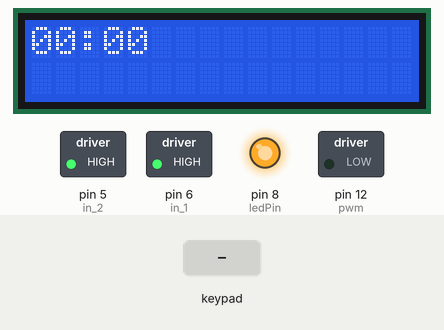
Bench run of a sketch on a simulated Arduino Mega 2560, built with avr-gcc and run on an emulated ATmega2560. Shown: 16×2 character LCD, switched loads named in the sketch (green lamp = pin HIGH), output pins drawn as LEDs (lit = HIGH). Inputs (shaded band) come from the test bench.

Above: at 1.2 s.
1.3 s: key '*' pressed
At 2.5 s:
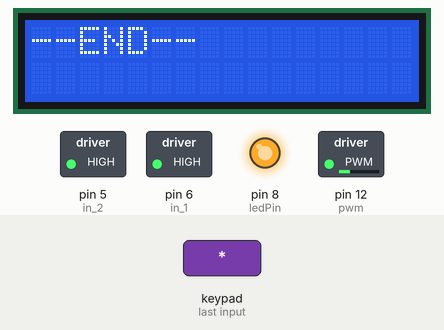
2.8 s: keypad keys 0 0 0 0 * pressed 0.4 s apart
At 4.7 s:
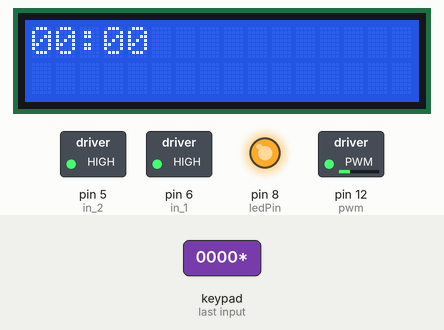
6.3 s: keypad keys 2 1 2 0 1 9 1 8 * pressed 0.4 s apart
At 10.0 s:
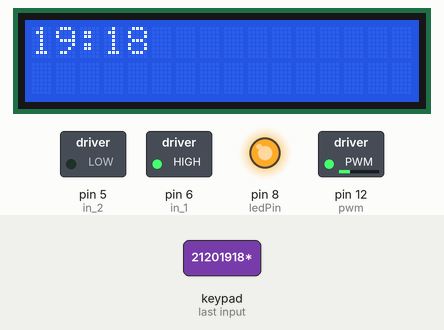
11.4 s: key '#' pressed
At 12.4 s:
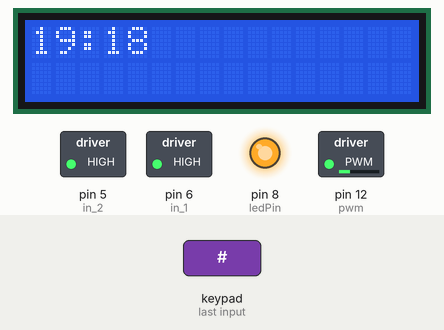
Timing chart, 0 to 13.9 s (numbered marks = the images above; inputs shaded):
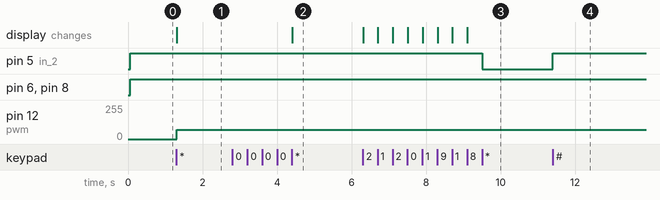

The sketch:

LABED.ino
```cpp
/*
 * PROYECTO INSTRUMENTAL 2 - MÓDULO DE ELECTRÓNICA DIGITAL
 * PRACTICA 1
 * Nombre: LABED
 * Proposito: realizar el temporizador de un horno microondas usando un AVR como sistema embebido.
 * @autor Maria Paula Rey B./Estefania Zuluaga P.
 * @version 1.8.12
 */

#define ledPin 8
#include <LiquidCrystal.h>
#include <Keypad.h>


//Declarar de pines de pantalla LCD
const int rs = 53, en = 49, d4 = 47, d5 = 45, d6 = 43, d7 = 41, pin1 = 21, pin2 = 20, pin3 = 19;
LiquidCrystal lcd(rs, en, d4, d5, d6, d7);

//Matriz de 4x3 del keypad
const byte ROWS = 4; // Cuatro filas
const byte COLS = 3; // Cuatro columnas

// Definir el Keymap
char keys[ROWS][COLS] =
  {
  {'1','2','3'},
  {'4','5','6'},
  {'7','8','9'},
  {'*','0','#'}
  };

//Declarar de pines del keypad
byte rowPins[ROWS] = { 21, 20, 19, 18 };
byte colPins[COLS] = { 17, 16, 15};

//Crear el Keypad
Keypad keypad = Keypad( makeKeymap(keys), rowPins,
  colPins, ROWS, COLS );

int timerflag=0;                            //se enciende cada que pasa un segundo
int bflag=0;                                //Determina el estado del proceso (Pausa/Inicio)
int timeroven=00000;                        //Variable que guarda el tiempo
int minutes;                                //Miles de unidades y centecimas de unidades de timeroven
int seconds;                                //Unidades y decenas de unidades de timeroven

//Pines de los motores
const int pwm = 12 ;                        //inicializando el pin 12 como pwm
const int in_1 = 6;
const int in_2 = 5;

char timeove[4] = {'0','0','0','0'};        //Vector que recibe del keypad
char key;                                   //Botón presionado

volatile byte state = LOW;                  //Variable global para cambiar el estado del pin
void blink() {                              //Funcion para cambiar de estado el LED
  state = !state;
}

//Recibe la información del Keypad y la convierte a número entero
int some(char key)
{
  if (key == '*'){             // * para aceptar
    return 1;                  // Empezar el proceso
  }
  if (key == '#'){             // # para cancelar
    return 2;                  // Detener el proceso
  }

  //Siempre que llegan nuevos números, se ubica en la posición de segundos y se corren los otros dígitos una posición hacia la izquierda
  timeove[0] = timeove[1];
  timeove[1] = timeove[2];
  timeove[2] = timeove[3];
  timeove[3] = key;

  timeroven = atoi(timeove);          // Convertir de char a int
  return 0;                           // Si no es ni * ni #, no se ha iniciado el proceso*/
}


void setup()
{
  lcd.display();
  lcd.begin(16, 2);

  pinMode(pwm,OUTPUT) ;
  pinMode(in_1,OUTPUT) ;
  pinMode(in_2,OUTPUT) ;
  pinMode(ledPin, OUTPUT);
  pinMode(pin1, INPUT);
  digitalWrite(pin1, LOW);
  pinMode(pin2, INPUT_PULLUP);
  pinMode(pin3, INPUT_PULLUP);

  // inicializar timer3
  noInterrupts();           // deshabilitar todas las interrupciones
  TCCR3A = 0;               // establecer todo el registro TCCR3A a 0
  TCCR3B = 0;               // establecer todo el registro TCCR3B a 0
  TCNT3  = 0;               // inicializar el valor del contador interno a 0. Cuenta 1 cada que pasa un ciclo.

  //establecer registros para incrementos de 1hz
  // Definir según el preescalador a cuantos ciclos equivale un segundo.
  OCR3A = 15624/2;         // = (16*10^6 Hz) / (1Hz*1024) - 1 (must be <65536). Es la cantidad de ciclos que pasan en un segundo.

  /*Enceder modo CTC = Clear Time Counter
   * TCCR3B = Registro de control del timer
   */
  TCCR3B = 15;
  //TCCR3B |= (1 << CS32) | (1 << CS30);

  // registro de máscara de interrupción
  TIMSK3 |= (1 << OCIE3A);
  interrupts();             // habilitar todas las interrupciones
}

// Handler de la interrupción
ISR(TIMER3_COMPA_vect)          // timer compare interrupt service routine
{
  blink();
  timerflag = 1;
}


//----------- FUNCIONES MOTOR ----------//
void stopB()
{
  digitalWrite(in_1,HIGH) ;
  digitalWrite(in_2,HIGH) ;
}

void clockwiseB()
{
  digitalWrite(in_1,HIGH) ;
  digitalWrite(in_2,LOW) ;
}

void anclockwiseB(){
  digitalWrite(in_1,LOW) ;
  digitalWrite(in_2,HIGH) ;
}

//Función para imprimir el tiempo y final
void updateDisplay(int minutes, int seconds, int bflag) {
  if (bflag == 1){                    //Inicia el proceso
   lcd.setCursor(0,0);
   lcd.print(minutes/10);             //Decenas de minutos
   lcd.print(minutes%10);             //Unidades de minutos
   lcd.print(":");
   lcd.print(seconds/10);             //Decenas de segundos
   lcd.print(seconds%10);             //Unidades de segundos
  }
   if (bflag == 2){                   //Termina el proceso
    lcd.setCursor(0,0);
    lcd.print("--END--");
   }
}

//Cuenta regresiva teniendo en cuenta el cambio de minuto
int countdown(){
  if (timeroven == 0){               //Termina proceso
    return 2;
    }

   if (timeroven%100 == 0){         // Si termina en 00, pasar a 59 s en vez de 99
       timeroven= (((timeroven/100) - 1)*100)+59;
   }
   else {
    timeroven -= 1;                 //Restar segundos
    }
   return 1;
}


void loop()
{
   switch(bflag){
        case 0:                                            //Inicio o pausa
        digitalWrite(ledPin, state);
        stopB();
         key = keypad.getKey();
          if (key){
              bflag = some(key);                          //Si *, iniciar. Si #, terminar.
          }
          minutes = timeroven/100;                        //en timeroven, los miles y las centenas equivalen a los minutos
          seconds= timeroven%100;                         //en timeroven, las decimas y los segundos equivalen a los segundos
          updateDisplay(minutes,seconds, 1);
        break;

        case 1:                                           //Correr
        analogWrite(pwm,70) ;
          clockwiseB();                                   //Encender motor
          key = keypad.getKey();
          if (key == '#'){
              bflag = 0;
              break;
          }
          if (timerflag == 1){                         //Pasa un segundo
            timerflag = 0;
            bflag = countdown();                        //Si countdown llega a 0 (bflag=2), cambio a paso 2
            minutes = timeroven/100;
            seconds= timeroven%100;
            updateDisplay(minutes,seconds, bflag);
          }
         break;

        case 2:                                              //Terminar
        digitalWrite(ledPin, state);
        stopB();                                             //Apagar motor
        key = keypad.getKey();
        if (key == '*'){                                     //Aceptar
            lcd.clear();
            lcd.setCursor(0,0);
            bflag = 0;                                       //Cambiar a caso 0
        }
        for (int i = 0; i <= 3; i++){                        //Poner timeove en 0
            timeove[i] = '0';
          }
        timeroven = 0;                                       //Reiniciar
        minutes = timeroven/100;
        seconds= timeroven%100;
        updateDisplay(minutes,seconds, bflag);
        break;
       }
    }
```

Measured:
- after the input at 1.3 s, pin 12 (pwm): 0/255 → 70/255 at once; the display: changes at once (image 1)
- after the input at 2.8 s, the display: first changes after 1.6 s (image 2 shows a later state)
- after the input at 6.3 s, pin 5 (in_2): HIGH → LOW after 3.2 s; the display: first changes at once (image 3 shows a later state)
- after the input at 11.4 s, pin 5 (in_2): LOW → HIGH at once
